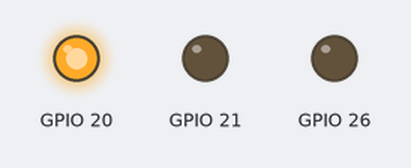
Bench run of a program on a simulated Raspberry Pi (BCM pin numbers). Parts: output pins drawn as LEDs (lit = HIGH).

Above: at 1.0 s.
At 2.5 s:
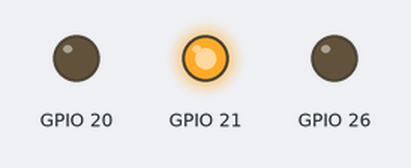
At 4.0 s:
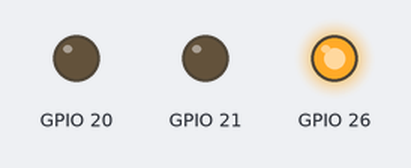
Timing chart, 0 to 6.5 s (numbered marks = the images above):
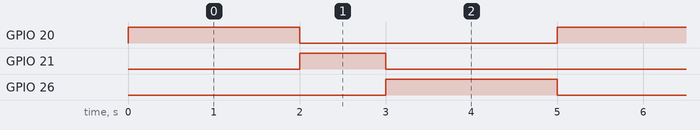

Measured:
- by itself, GPIO 20, GPIO 26: alternates HIGH for 2.0 s and LOW for 3.0 s
- by itself, GPIO 21: alternates HIGH for 1.0 s and LOW for 4.0 s
- by itself, everything shown: repeats every 5.0 s, in 3 steps

The program:

signal.py
```python
import time
import RPi.GPIO as GPIO

GPIO.setmode(GPIO.BCM)
GPIO.setup(20, GPIO.OUT) # 赤
GPIO.setup(21, GPIO.OUT) # 黄
GPIO.setup(26, GPIO.OUT) # 緑

while True:
    # 赤
    GPIO.output(20, 1)
    GPIO.output(21, 0)
    GPIO.output(26, 0)
    time.sleep(2)
    # 黄
    GPIO.output(20, 0)
    GPIO.output(21, 1)
    GPIO.output(26, 0)
    time.sleep(1)
    # 緑
    GPIO.output(20, 0)
    GPIO.output(21, 0)
    GPIO.output(26, 1)
    time.sleep(2)
```
